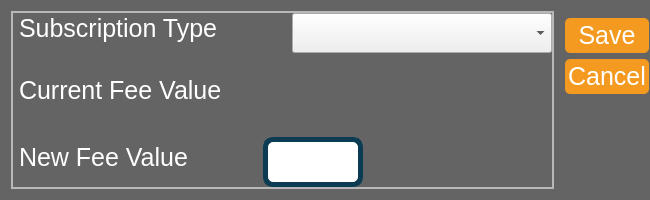
<?xml version="1.0" encoding="UTF-8"?>
<ui version="4.0">
 <class>Dialog</class>
 <widget class="QDialog" name="Dialog">
  <property name="geometry">
   <rect>
    <x>0</x>
    <y>0</y>
    <width>650</width>
    <height>200</height>
   </rect>
  </property>
  <property name="minimumSize">
   <size>
    <width>650</width>
    <height>200</height>
   </size>
  </property>
  <property name="maximumSize">
   <size>
    <width>650</width>
    <height>200</height>
   </size>
  </property>
  <property name="windowTitle">
   <string>Dialog</string>
  </property>
  <property name="styleSheet">
   <string notr="true">
/*
Aqua Style Sheet for QT Applications
Author: Jaime A. Quiroga P.
Company: GTRONICK
Last updated: 22/01/2019, 07:55.
Available at: https://github.com/GTRONICK/QSS/blob/master/Aqua.qss
*/


QDialog{	
	background-color:  rgb(174,174,174);
	border-style: solid;
	border-color: red;
	border-width: 20x;
	background-color: rgb(100, 100, 100);
}
QComboBox{
	
	font-size:25px;
}
QDialogButtonBox { dialogbuttonbox-buttons-have-icons: 1; }

QPushButton{
	font-size: 25px;

	border-style: solid;
	border-width: 0px;
	border-radius: 5px;
	padding: 3px;
	color: rgb(255,255,255);
	
	background-color: rgb(244, 154, 32);
}

QPushButton:hover{
	border-style:  solid;
	
	border-width: 0px;
	border-radius: 5px;
	padding: 3px;

	color: rgb(255,255,255);
	background-color: rgb(150,150,150);
}
QPushButton:pressed{
	border-style:  solid;
	
	border-width: 0px;
	border-radius: 5px;
	padding: 3px;
	color: rgb(255,255,255);
	background-color: rgb(174,174,174);
}
QPushButton:disabled{
	border-style: solid;
	border-top-color: qlineargradient(spread:pad, x1:0.5, y1:1, x2:0.5, y2:0, stop:0 rgb(215, 215, 215), stop:1 rgb(222, 222, 222));
	border-right-color: qlineargradient(spread:pad, x1:0, y1:0.5, x2:1, y2:0.5, stop:0 rgb(217, 217, 217), stop:1 rgb(227, 227, 227));
	border-left-color: qlineargradient(spread:pad, x1:0, y1:0.5, x2:1, y2:0.5, stop:0 rgb(227, 227, 227), stop:1 rgb(217, 217, 217));
	border-bottom-color: qlineargradient(spread:pad, x1:0.5, y1:1, x2:0.5, y2:0, stop:0 rgb(215, 215, 215), stop:1 rgb(222, 222, 222));
	border-width: 1px;
	border-radius: 5px;
	color: #808086;
	padding: 2px;
	background-color: rgb(142,142,142);
}

QPushButton:disabled{
	border-style: solid;
	border-top-color: qlineargradient(spread:pad, x1:0.5, y1:1, x2:0.5, y2:0, stop:0 rgb(215, 215, 215), stop:1 rgb(222, 222, 222));
	border-right-color: qlineargradient(spread:pad, x1:0, y1:0.5, x2:1, y2:0.5, stop:0 rgb(217, 217, 217), stop:1 rgb(227, 227, 227));
	border-left-color: qlineargradient(spread:pad, x1:0, y1:0.5, x2:1, y2:0.5, stop:0 rgb(227, 227, 227), stop:1 rgb(217, 217, 217));
	border-bottom-color: qlineargradient(spread:pad, x1:0.5, y1:1, x2:0.5, y2:0, stop:0 rgb(215, 215, 215), stop:1 rgb(222, 222, 222));
	border-width: 1px;
	border-radius: 5px;
	color: #808086;
	padding: 2px;
	background-color: rgb(142,142,142);
}

QLineEdit {
	border-width: 5px; 
	border-radius: 10px;
	border-style: solid;
	border-color: rgb(12, 60, 83);
	font-size: 25px;
}
QLineEdit:hover{
	border-width: 5px; 
	border-radius: 10px;
	border-style: solid;
	border-color: rgb(244, 154, 32);
	font-size: 30px;
	selection-background-color: darkgray;
}
QLineEdit[echoMode=&quot;2&quot;] {
    lineedit-password-character: 9679;
}

QLabel {
	color: rgb(255,255,255);
	font-size: 25px;
	padding-bottom: 10px;
}
</string>
  </property>
  <layout class="QGridLayout" name="gridLayout">
   <property name="leftMargin">
    <number>11</number>
   </property>
   <property name="topMargin">
    <number>11</number>
   </property>
   <property name="rightMargin">
    <number>1</number>
   </property>
   <property name="bottomMargin">
    <number>11</number>
   </property>
   <property name="spacing">
    <number>11</number>
   </property>
   <item row="0" column="1">
    <widget class="QDialogButtonBox" name="buttonBox">
     <property name="layoutDirection">
      <enum>Qt::RightToLeft</enum>
     </property>
     <property name="orientation">
      <enum>Qt::Vertical</enum>
     </property>
     <property name="standardButtons">
      <set>QDialogButtonBox::Cancel|QDialogButtonBox::Save</set>
     </property>
     <property name="centerButtons">
      <bool>true</bool>
     </property>
    </widget>
   </item>
   <item row="0" column="0" rowspan="2">
    <widget class="QFrame" name="frame_2">
     <property name="minimumSize">
      <size>
       <width>0</width>
       <height>0</height>
      </size>
     </property>
     <property name="maximumSize">
      <size>
       <width>16777215</width>
       <height>16777215</height>
      </size>
     </property>
     <property name="frameShape">
      <enum>QFrame::StyledPanel</enum>
     </property>
     <property name="frameShadow">
      <enum>QFrame::Raised</enum>
     </property>
     <layout class="QHBoxLayout" name="horizontalLayout">
      <property name="spacing">
       <number>0</number>
      </property>
      <property name="leftMargin">
       <number>0</number>
      </property>
      <property name="topMargin">
       <number>0</number>
      </property>
      <property name="rightMargin">
       <number>0</number>
      </property>
      <property name="bottomMargin">
       <number>0</number>
      </property>
      <item>
       <widget class="QFrame" name="frame">
        <property name="frameShape">
         <enum>QFrame::StyledPanel</enum>
        </property>
        <property name="frameShadow">
         <enum>QFrame::Raised</enum>
        </property>
        <layout class="QVBoxLayout" name="verticalLayout">
         <property name="spacing">
          <number>0</number>
         </property>
         <property name="leftMargin">
          <number>0</number>
         </property>
         <property name="topMargin">
          <number>0</number>
         </property>
         <property name="rightMargin">
          <number>0</number>
         </property>
         <property name="bottomMargin">
          <number>0</number>
         </property>
         <item>
          <layout class="QHBoxLayout" name="horizontalLayout_28">
           <item alignment="Qt::AlignLeft">
            <widget class="QLabel" name="label_28">
             <property name="minimumSize">
              <size>
               <width>250</width>
               <height>40</height>
              </size>
             </property>
             <property name="text">
              <string>Subscription Type</string>
             </property>
            </widget>
           </item>
           <item>
            <widget class="QComboBox" name="subscribtion_type_comboBox">
             <property name="minimumSize">
              <size>
               <width>260</width>
               <height>40</height>
              </size>
             </property>
             <property name="maximumSize">
              <size>
               <width>260</width>
               <height>16777215</height>
              </size>
             </property>
             <item>
              <property name="text">
               <string/>
              </property>
             </item>
             <item>
              <property name="text">
               <string>Daily fee</string>
              </property>
             </item>
             <item>
              <property name="text">
               <string>University fee</string>
              </property>
             </item>
             <item>
              <property name="text">
               <string>School fee</string>
              </property>
             </item>
            </widget>
           </item>
          </layout>
         </item>
         <item>
          <layout class="QHBoxLayout" name="horizontalLayout_29">
           <item>
            <widget class="QLabel" name="label_29">
             <property name="minimumSize">
              <size>
               <width>200</width>
               <height>40</height>
              </size>
             </property>
             <property name="text">
              <string>Current Fee Value</string>
             </property>
            </widget>
           </item>
           <item>
            <widget class="QLabel" name="subscribtion_cost_lbl">
             <property name="minimumSize">
              <size>
               <width>260</width>
               <height>40</height>
              </size>
             </property>
             <property name="maximumSize">
              <size>
               <width>260</width>
               <height>16777215</height>
              </size>
             </property>
             <property name="text">
              <string/>
             </property>
            </widget>
           </item>
          </layout>
         </item>
         <item>
          <layout class="QHBoxLayout" name="horizontalLayout_30">
           <item>
            <widget class="QLabel" name="label_31">
             <property name="minimumSize">
              <size>
               <width>250</width>
               <height>40</height>
              </size>
             </property>
             <property name="text">
              <string>New Fee Value</string>
             </property>
            </widget>
           </item>
           <item>
            <widget class="QLineEdit" name="subscribtion_cost_txt">
             <property name="minimumSize">
              <size>
               <width>0</width>
               <height>50</height>
              </size>
             </property>
             <property name="maximumSize">
              <size>
               <width>100</width>
               <height>16777215</height>
              </size>
             </property>
            </widget>
           </item>
           <item>
            <spacer name="horizontalSpacer">
             <property name="orientation">
              <enum>Qt::Horizontal</enum>
             </property>
             <property name="sizeHint" stdset="0">
              <size>
               <width>40</width>
               <height>20</height>
              </size>
             </property>
            </spacer>
           </item>
          </layout>
         </item>
        </layout>
       </widget>
      </item>
     </layout>
    </widget>
   </item>
   <item row="1" column="1">
    <spacer name="verticalSpacer">
     <property name="orientation">
      <enum>Qt::Vertical</enum>
     </property>
     <property name="sizeHint" stdset="0">
      <size>
       <width>20</width>
       <height>40</height>
      </size>
     </property>
    </spacer>
   </item>
  </layout>
 </widget>
 <resources/>
 <connections>
  <connection>
   <sender>buttonBox</sender>
   <signal>accepted()</signal>
   <receiver>Dialog</receiver>
   <slot>accept()</slot>
   <hints>
    <hint type="sourcelabel">
     <x>248</x>
     <y>254</y>
    </hint>
    <hint type="destinationlabel">
     <x>157</x>
     <y>274</y>
    </hint>
   </hints>
  </connection>
  <connection>
   <sender>buttonBox</sender>
   <signal>rejected()</signal>
   <receiver>Dialog</receiver>
   <slot>reject()</slot>
   <hints>
    <hint type="sourcelabel">
     <x>316</x>
     <y>260</y>
    </hint>
    <hint type="destinationlabel">
     <x>286</x>
     <y>274</y>
    </hint>
   </hints>
  </connection>
 </connections>
</ui>
